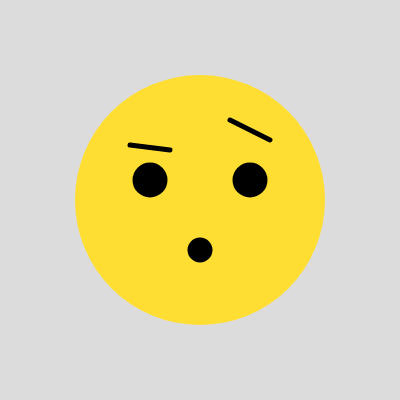
Frame 1 (no input)
Frame 60 (no input): identical to frame 1, image omitted
Frame 120 (the mouse pressed at the canvas centre since frame 60): identical to frame 1, image omitted

The p5.js sketch that drew this single still picture (run headless with seeded random() and noise() and a simulated clock; from frame 60 on, the mouse is pressed at the canvas centre):

// p5.js sketch
// ── sketch.js
function setup() {
  createCanvas(400, 400);
}

function draw() {
  background(220);
  //face base
  fill ("#ffde34")
  noStroke()
  circle (200,200,250)
  
  //eyebrows
  stroke("black")
  strokeWeight(5)
  line(170,150,130,145)
  
   //eyebrows 2
  stroke("black")
  strokeWeight(5)
  line(230,120,270,140)
  
  //eye left 
  fill ("black")
  circle (150,180,30)
  
    //eye right
  fill ("black")
  circle (250,180,30)
  
    //mouth 
  fill ("black")
  circle (200,250,20)
  
  
}
